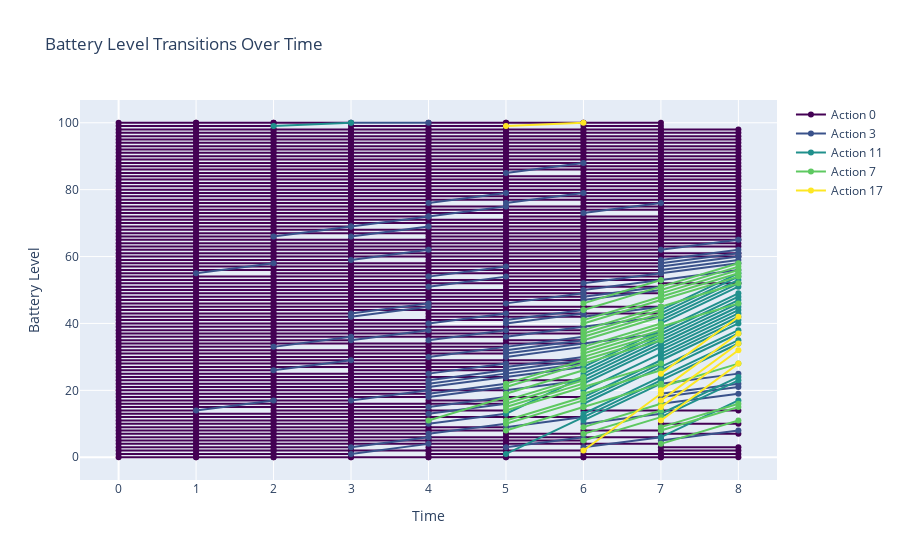

Notebook source saved alongside this figure:
### Code cell
max_time = 7
max_level = env.cap
actions = {0: 0, 1: 3, 2: 7, 3: 11, 4: 17}
parallel_coordinates_plot(SARSA_q_table, actions, max_time, max_level)
